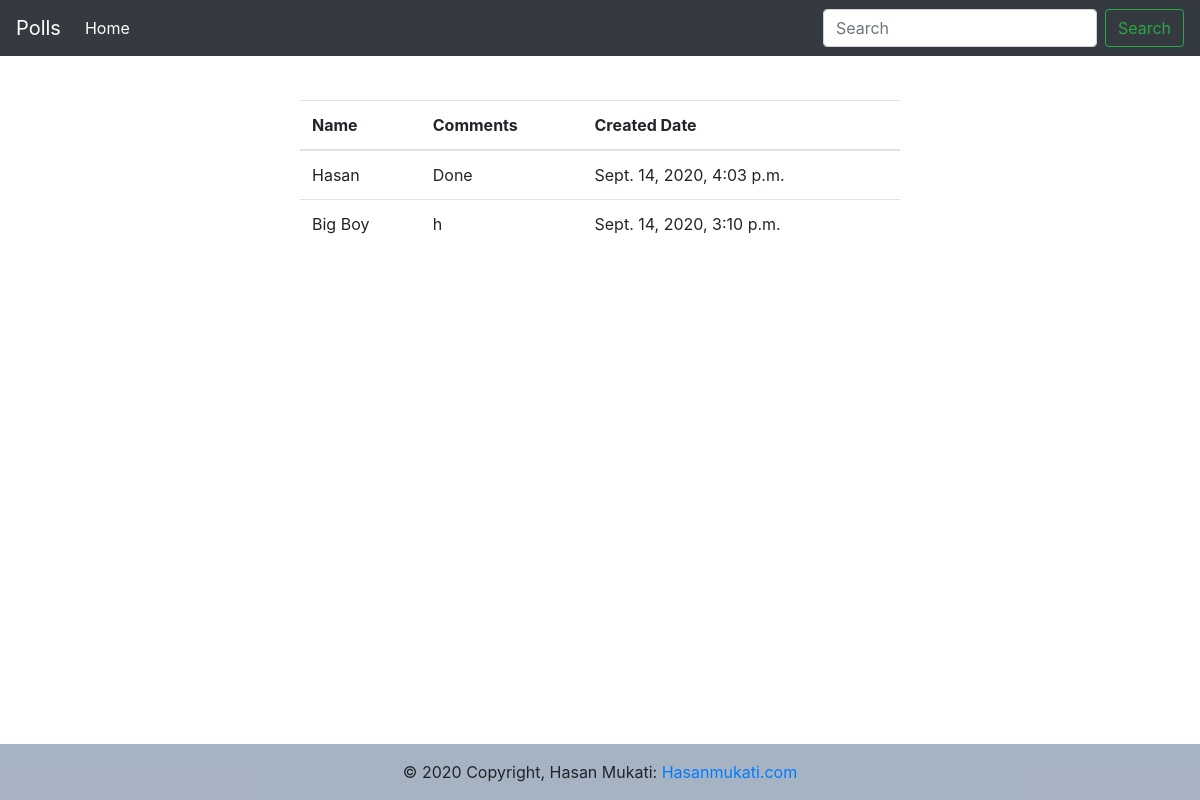
Screenshot of /polls/comments/list/ with the database file from the repository.
### polls/models.py (models this page shows, shortened)
class Comment(models.Model):
    post = models.ForeignKey(Question, on_delete=models.CASCADE, related_name='comments')
    author = models.CharField(max_length=200)
    text = models.TextField()
    created_date = models.DateTimeField(default=timezone.now)
    approved_comment = models.BooleanField(default=False)

### polls/views.py (the view)
# urls.py: path('comments/list/', views.commentLists, name='commentLists'),
def commentLists(request):
    someData = {}
    someData['anyData'] = 'anyValue'
    someData['comments'] = Comment.objects.order_by('-created_date')
    return render(request, 'polls/comment-lists.html', someData)

### polls/templates/polls/comment-lists.html (shortened to what this page needs)
<!DOCTYPE html>
<html lang="en">
  <head>
    <link rel="stylesheet" href="https://stackpath.bootstrapcdn.com/bootstrap/4.5.2/css/bootstrap.min.css">
</head>
<body>
    <nav class="navbar navbar-expand-md navbar-dark bg-dark fixed-top">
        <a class="navbar-brand" href="/polls/" googl="true">Polls</a>
        <div class="collapse navbar-collapse" id="navbarsExampleDefault">
          <ul class="navbar-nav mr-auto">
            <li class="nav-item active">
              <a class="nav-link" href="http://127.0.0.1:8000/">Home <span class="sr-only">(current)</span></a>
            </li>
          </ul>
          <form class="form-inline my-2 my-lg-0">
            <input class="form-control mr-sm-2" type="text" placeholder="Search" aria-label="Search">
            <button class="btn btn-outline-success my-2 my-sm-0" type="submit">Search</button>
          </form>
        </div>
      </nav>
    <div class="our_page_container">
        <table class="table table-condensed">
            <thead>
            <tr>
              <th>Name</th>
              <th>Comments</th>
              <th>Created Date</th>
            </tr>
            </thead>
            <tbody>
            {% for getN in comments %}
            <tr>
              <td googl="true">{{getN.author}}</td>
              <td>{{getN.text}}</td>
              <td>{{getN.created_date}}</td>
            </tr>
            {% endfor %}
            </tbody>
        </table>
    </div>
</body>
<div class="footer_container">
  <footer class="page-footer font-small blue">
      <div class="footer-copyright text-center py-3">© 2020 Copyright, Hasan Mukati:
        <a href="https://Hasanmukati.com/"> Hasanmukati.com</a>
      </div>
    </footer>
  </div>
</html>

### polls/templates/polls/comment-lists.html (style rules this page uses)
.footer_container { position: absolute; left: 0; right: 0; bottom: 0; background-color: rgba(161, 174, 190, 0.938) }
.our_page_container { width: 100%; max-width: 600px; margin: 100px auto; }

### rows the page displays
Comment: author "Hasan", text "Done", created_date "Sept. 14, 2020, 4:03 p.m."
Comment: author "Big Boy", text "h", created_date "Sept. 14, 2020, 3:10 p.m."
